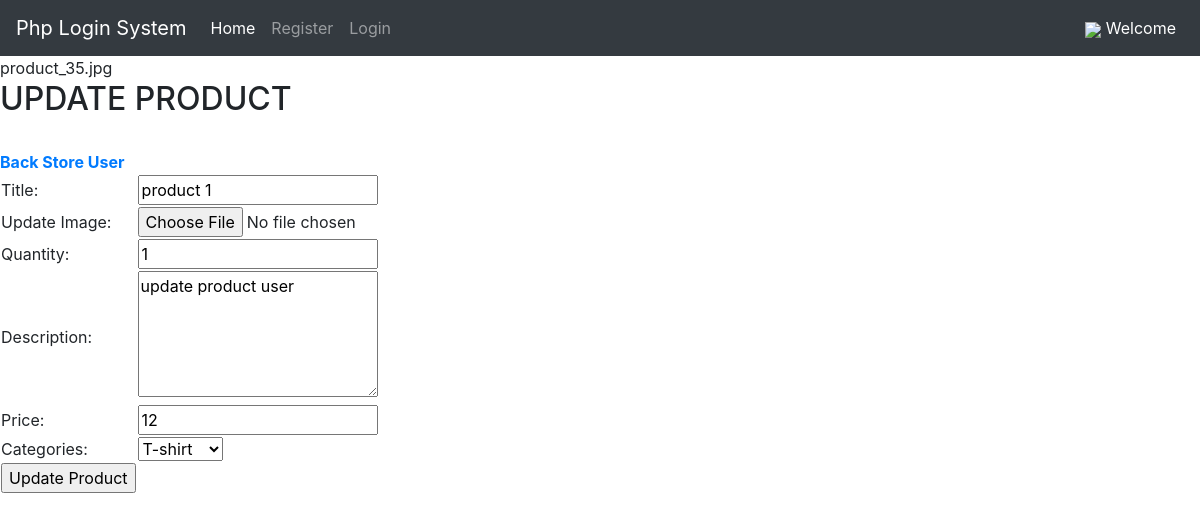
/Admin/edit_product_user.php?id_user=15&&role_user=0&&id_product=63, run on the app's committed database.
### tables this page shows
CREATE TABLE `products` (
  `id` int(11) NOT NULL,
  `id_cate` int(11) NOT NULL,
  `id_user` int(11) NOT NULL,
  `title` varchar(256) NOT NULL,
  `image` text NOT NULL,
  `quantity` int(11) NOT NULL,
  `description` text NOT NULL,
  `price` decimal(10,0) NOT NULL,
  `created_at` timestamp NOT NULL DEFAULT current_timestamp() ON UPDATE current_timestamp(),
  `updated_at` timestamp NOT NULL DEFAULT '0000-00-00 00:00:00'
);

CREATE TABLE `categories` (
  `id` int(11) NOT NULL,
  `name_category` varchar(256) NOT NULL,
  `image_category` text DEFAULT NULL,
  `belong_category` int(11) DEFAULT NULL
);

### Admin/edit_product_user.php (the view, shortened to what this page needs)
<?php
require "../component/header.php";
if (isset($_GET["id_product"]) && isset($_GET["id_user"])) {
    $id_product = $_GET["id_product"];
    $id_user = $_GET["id_user"];
     $role_user = $_GET["role_user"];
    $sql_getData = "SELECT * FROM products WHERE id=$id_product";
    $res = mysqli_query($conn, $sql_getData);
    $count = mysqli_num_rows($res);
    if ($count == 1) {
        $row = mysqli_fetch_assoc($res);
        $id_cate = $row["id_cate"];
        $title = $row["title"];
        $curr_image = $row["image"];
        echo $curr_image;
        $quantity = $row["quantity"];
        $description = $row["description"];
        $price = $row["price"];
    } else {
 $_SESSION["messenger"] = "Not exist product user";
        header("location:" ."show_product_user.php?id_user=".$id_user."&&role_user=".$role_user);
    }
} else {
    $_SESSION["messenger"] = "Not exist product user";
        header("location:" ."show_product_user.php?id_user=".$id_user."&&role_user=".$role_user);
}
?>
<div class="main-concept">
        <div class="wapper">
            <h2>UPDATE PRODUCT</h2>
            <br>
            <a href="show_product_user.php?id_user=<?php echo $id_user; ?>&&role_user=<?php echo $role_user; ?>" class="btn-add"><b>Back Store User </b></a>
            <form action="" method="POST" enctype="multipart/form-data">
                    <table class="form-add-categories">
                        <tr>
                            <td>Title:</td>
                            <td><input type="text" name="title" style="width: 15em"  value="<?php echo $title; ?>"></td>
                        </tr>
                          <tr>
                            <td>Update Image:</td>
                            <td>
                                <input type="file" name="image_product">
                            </td>
                        </tr>
                         <tr>
                            <td>Quantity:</td>
                            <td>
                                <input type="number" name="quantity" style="width: 15em" value="<?php echo $quantity; ?>">
                            </td>
                        </tr>
                        <tr>
                            <td>Description:</td>
                            <td><textarea name="description" style="width: 15em" rows="5" ><?php echo $description; ?></textarea></td>
                        </tr>
                        <tr>
                            <td>Price:</td>
                            <td>
                                <input type="number" name="price" style="width: 15em" value="<?php echo $price; ?>">
                            </td>
                        </tr>
                        <tr>
                            <td>Categories:</td>
                            <td>
                                <select name="category">
                                    <?php
                                    $sql_category = "SELECT * FROM categories";
                                    $res_categoy = mysqli_query(
                                        $conn,
                                        $sql_category
                                    );
                                    $count = mysqli_num_rows($res_categoy);
                                    if ($count > 0) {
                                        while (
                                            $row = mysqli_fetch_assoc(
                                                $res_categoy
                                            )
                                        ) {
                                            $category_id = $row["id"];
                                            $category_kind =
                                                $row["name_category"];
                                            ?>
                                                    <option  value="<?php echo $category_id; ?>"
                                                    <?php if (
                                                        $id_cate == $category_id
                                                    ) {
                                                        echo 'selected="selected"';
                                                    } ?>>
                                                    <?php echo $category_kind; ?>
                                                  </option>
                                                <?php
                                        }
                                    } else {
                                        ?>
                                                <option value="0">Catgories Empty</option>
                                            <?php
                                    }
                                    ?>
                                </select>
                            </td>
                        </tr>
                        <tr>
                            <td>
                                <input type="submit" name="submit" value="Update Product" class="btn-submit">
                            </td>
                        </tr>
                    </table>
                </form>
        </div>
    </div>

### data on the page
products: image "product_35.jpg", title "product 1", quantity "1", description "update product user", price "12", category "T-shirt"
